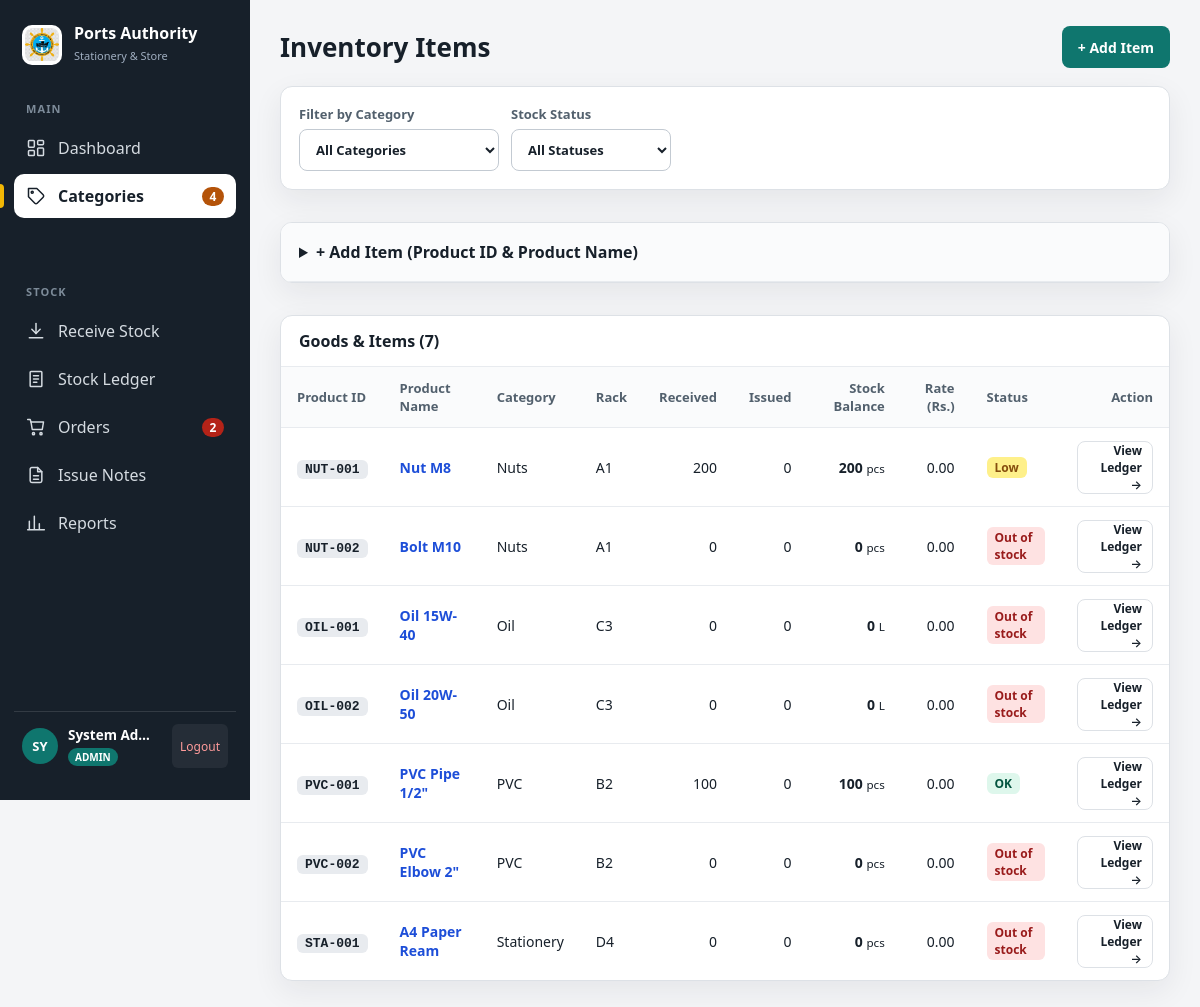
/app/inventory.php (signed in), run on the app's committed database.
### tables this page shows
CREATE TABLE IF NOT EXISTS items (
    id INT AUTO_INCREMENT PRIMARY KEY,
    code VARCHAR(30) NOT NULL UNIQUE,
    name VARCHAR(150) NOT NULL,
    category_id INT NOT NULL,
    unit VARCHAR(20) NOT NULL,
    rack_no VARCHAR(50) DEFAULT NULL,
    rate DECIMAL(10,2) NOT NULL DEFAULT 0.00,
    reorder_level INT NOT NULL DEFAULT 10,
    created_at TIMESTAMP DEFAULT CURRENT_TIMESTAMP,
    CONSTRAINT fk_items_category FOREIGN KEY (category_id) REFERENCES categories(id) ON DELETE CASCADE
);

### app/inventory.php (the view, shortened to what this page needs)
<?php
require_once __DIR__ . '/layout.php';
$w = [];
$p = [];
$sql = "SELECT * FROM item_balances" . ($w ? " WHERE " . implode(' AND ', $w) : "") . " ORDER BY code ASC";
$rows = q($sql, $p)->fetchAll();
$extraHeader = '<div style="display:flex;gap:8px;flex-wrap:wrap;align-items:center">';
$extraHeader .= '<a class="btn g" href="#addForm" onclick="document.getElementById(\'addForm\').open=true;">+ Add Item</a>';
$extraHeader .= '</div>';
?>
<div class="box pad" style="margin-bottom:14px">
  <form class="row" method="get">
    <label style="min-width:200px">
      Filter by Category
      <select name="cat" onchange="this.form.submit()">
        <option value="">All Categories</option>
      </select>
    </label>
    <label style="width:160px">
      Stock Status
      <select name="st" onchange="this.form.submit()">
        <option value="">All Statuses</option>
      </select>
    </label>
  </form>
</div>
<details class="box" id="addForm" style="margin-bottom:14px">
  <summary class="pad" style="cursor:pointer;font-weight:700;font-size:16px;background:#FAFBFC;border-bottom:1px solid #E8EBEF">
    + Add Item (Product ID & Product Name)
  </summary>
</details>
<div class="box">
  <h2>Goods & Items (<?= count($rows) ?>)</h2>
  <table>
    <thead>
      <tr>
        <th>Product ID</th>
        <th>Product Name</th>
        <th>Category</th>
        <th>Rack</th>
        <th class="r">Received</th>
        <th class="r">Issued</th>
        <th class="r">Stock Balance</th>
        <th class="r">Rate (Rs.)</th>
        <th>Status</th>
        <th class="r">Action</th>
      </tr>
    </thead>
    <tbody>
      <?php foreach ($rows as $r): ?>
        <tr>
          <td><span class="code"><?= e($r['code']) ?></span></td>
          <td>
            <a href="item.php?id=<?= $r['id'] ?>" style="color:var(--blue);font-weight:700;text-decoration:none">
              <?= e($r['name']) ?>
            </a>
          </td>
          <td><?= e($r['category']) ?></td>
          <td><?= e($r['rack_no'] ?: '-') ?></td>
          <td class="r"><?= qty($r['total_received']) ?></td>
          <td class="r"><?= qty($r['total_issued']) ?></td>
          <td class="r"><b><?= qty($r['balance']) ?></b> <small><?= e($r['unit']) ?></small></td>
          <td class="r"><?= n($r['rate']) ?></td>
          <td><?= st($r['balance'], $r['reorder_level']) ?></td>
          <td class="r">
            <a class="btn s o" href="item.php?id=<?= $r['id'] ?>">View Ledger &rarr;</a>
          </td>
        </tr>
      <?php endforeach; ?>
    </tbody>
  </table>
</div>

### app/helpers.php (shortened to what this page needs)
<?php
function db() {
    static $pdo = null;
    if ($pdo === null) {
        $dsn = 'mysql:host=' . DB_HOST . ';dbname=' . DB_NAME . ';charset=utf8mb4';
        $pdo = new PDO($dsn, DB_USER, DB_PASS, [
            PDO::ATTR_ERRMODE => PDO::ERRMODE_EXCEPTION,
            PDO::ATTR_DEFAULT_FETCH_MODE => PDO::FETCH_ASSOC,
            PDO::ATTR_EMULATE_PREPARES => false,
        ]);
    }
    return $pdo;
}
try {
    $pdo = db();
} catch (Throwable $e) {
    $pdo = null;
}
function q($sql, $params = []) {
    global $pdo;
    $stmt = $pdo->prepare($sql);
    $stmt->execute($params);
    return $stmt;
}
function e($value) {
    return htmlspecialchars((string) ($value ?? ''), ENT_QUOTES, 'UTF-8');
}
function n($value) {
    return number_format((float) $value, 2);
}
function qty($value) {
    $num = (float) $value;
    if (floor($num) == $num) {
        return number_format($num, 0);
    }
    return number_format($num, 2);
}
function st($balance, $reorder) {
    $balance = (float) $balance;
    $reorder = (float) $reorder;
    if ($balance <= 0) {
        return '<span class="tag out">Out of stock</span>';
    }
    if ($balance <= $reorder) {
        return '<span class="tag low">Low</span>';
    }
    return '<span class="tag ok">OK</span>';
}

### app/app.css (style rules this page uses)
:root { --ink: #17202A; --mut: #52606D; --bg: #F4F5F7; --line: #DDE1E6; --red: #B42318; --blue: #1D4ED8; --port: #0F766E; --shop: #B45309; --panel: #ffffff; --shadow: 0 10px 30px rgba(23, 32, 42, 0.07); }
* { box-sizing: border-box; }
body { margin: 0; font-family: system-ui, -apple-system, Segoe UI, Roboto, Helvetica, Arial, sans-serif; color: var(--ink); background: var(--bg); }
button, input, select, textarea { font: inherit; }
nav svg { width: 20px; height: 20px; flex-shrink: 0; fill: none; stroke: currentColor; stroke-width: 1.8; stroke-linecap: round; stroke-linejoin: round; }
.btn { min-height: 42px; padding: 0 16px; border-radius: 8px; border: 0; background: var(--ink); color: #fff; font-weight: 600; font-size: 14px; cursor: pointer; display: inline-flex; align-items: center; justify-content: center; gap: 6px; text-decoration: none; transition: transform .12s ease, background .12s ease; }
.btn.g { background: #0F766E; }
.btn.o { background: #fff; color: var(--ink); border: 1px solid var(--line); }
.btn.s { min-height: 32px; padding: 0 10px; font-size: 12px; }
.box { background: #fff; border: 1px solid var(--line); border-radius: 12px; box-shadow: var(--shadow); overflow: hidden; }
.pad { padding: 18px; }
.box h2 { margin: 0; padding: 14px 18px; font-size: 16px; border-bottom: 1px solid #E8EBEF; }
table { width: 100%; border-collapse: collapse; font-size: 14px; }
th { text-align: left; color: var(--mut); font-size: 13px; font-weight: 600; padding: 12px 16px; background: #FAFBFC; border-bottom: 1px solid #E8EBEF; }
td { padding: 12px 16px; border-top: 1px solid #E8EBEF; vertical-align: middle; }
th.r, td.r { text-align: right; }
.code { font-family: ui-monospace, Consolas, monospace; font-size: 13px; font-weight: 700; background: #E8EBEF; border-radius: 6px; padding: 2px 8px; white-space: nowrap; }
.tag { display: inline-block; padding: 2px 8px; border-radius: 6px; font-size: 12px; font-weight: 600; }
.tag.ok { background: #DEF7EC; color: #03543F; }
.tag.low { background: #FEF08A; color: #854D0E; }
.tag.out { background: #FEE2E2; color: #991B1B; }
label { display: flex; flex-direction: column; gap: 6px; font-size: 13px; font-weight: 600; color: var(--mut); }
input, select, textarea { min-height: 42px; padding: 0 12px; border: 1px solid #C3CAD2; border-radius: 8px; background: #fff; color: var(--ink); }
.row { display: flex; align-items: center; flex-wrap: wrap; gap: 12px; }

### data on the page
items: code "NUT-001", name "Nut M8", category "Nuts", rack_no "A1", total_received "200", total_issued "0", balance "200", unit "pcs", rate "0.00", reorder_level "Low"
items: code "NUT-002", name "Bolt M10", category "Nuts", rack_no "A1", total_received "0", total_issued "0", balance "0", unit "pcs", rate "0.00", shows "Out of stock"
items: code "OIL-001", name "Oil 15W-40", category "Oil", rack_no "C3", total_received "0", total_issued "0", balance "0", unit "L", rate "0.00", shows "Out of stock"
items: code "OIL-002", name "Oil 20W-50", category "Oil", rack_no "C3", total_received "0", total_issued "0", balance "0", unit "L", rate "0.00", shows "Out of stock"
items: code "PVC-001", name "PVC Pipe 1/2\"", category "PVC", rack_no "B2", total_received "100", total_issued "0", balance "100", unit "pcs", rate "0.00"
items: code "PVC-002", name "PVC Elbow 2\"", category "PVC", rack_no "B2", total_received "0", total_issued "0", balance "0", unit "pcs", rate "0.00", shows "Out of stock"
items: code "STA-001", name "A4 Paper Ream", category "Stationery", rack_no "D4", total_received "0", total_issued "0", balance "0", unit "pcs", rate "0.00", shows "Out of stock"

### other printed values
$item['label'] "Dashboard"
$item['label'] "Categories"
$item['badge'] "4"
$item['label'] "Receive Stock"
$item['label'] "Stock Ledger"
$item['label'] "Orders"
$item['badge'] "2"
$item['label'] "Issue Notes"
$item['label'] "Reports"
substr($userName, 0, 2) "SY"
$userName "System Ad…"
str_replace('_', ' ', $userRole) "ADMIN"
$title "Inventory Items"
count($rows) "7"
